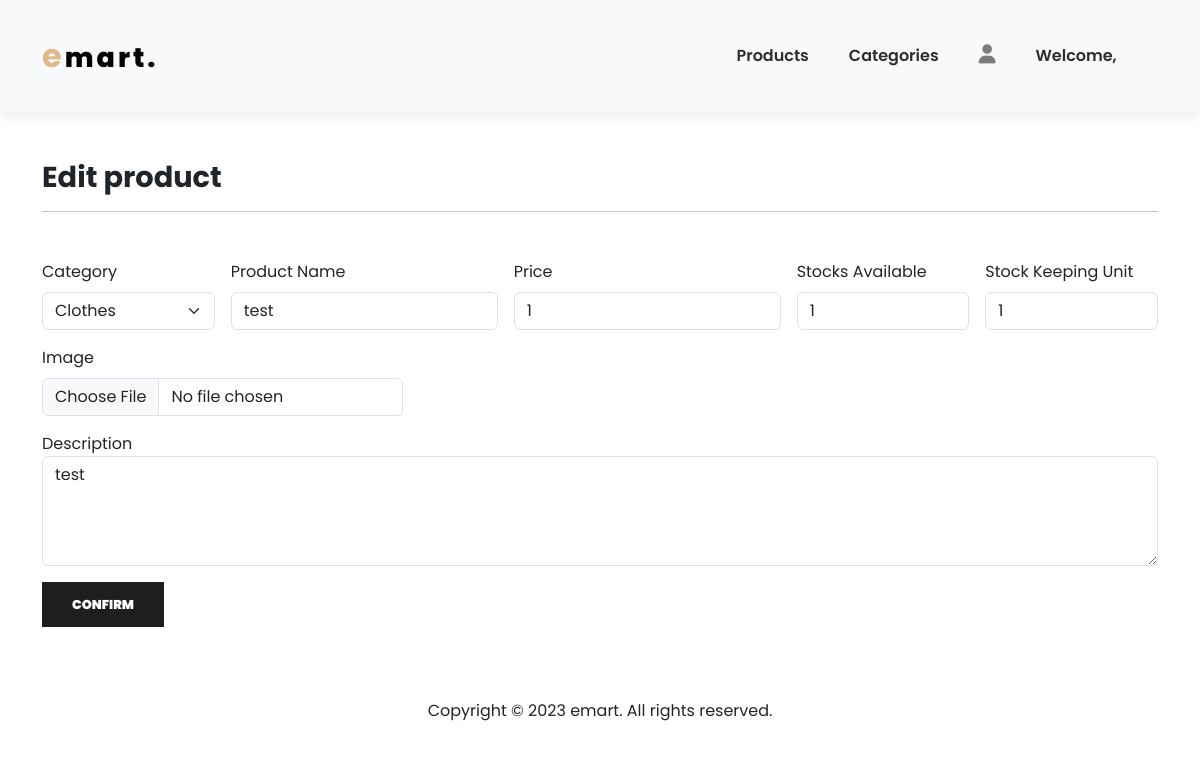
The app's page /admin/edit_product.php?product_id=10 with its own data.
### tables this page shows
CREATE TABLE `user` (
  `User_ID` varchar(50) NOT NULL,
  `password` varchar(12) NOT NULL,
  `First_Name` varchar(50) NOT NULL,
  `Middle_Name` varchar(50) NOT NULL,
  `Last_Name` varchar(50) NOT NULL,
  `Email` varchar(50) NOT NULL,
  `Phone_Number` bigint(12) NOT NULL,
  `Image` varchar(100) NOT NULL,
  `usertype` int(11) NOT NULL DEFAULT 0
);

CREATE TABLE `product` (
  `Product_ID` int(50) NOT NULL,
  `Category_ID` int(50) NOT NULL,
  `Name` varchar(50) NOT NULL,
  `Description` varchar(500) NOT NULL,
  `Image` varchar(100) NOT NULL,
  `Price` int(50) NOT NULL,
  `Stocks_Available` int(50) NOT NULL,
  `SKU` int(50) NOT NULL
);

### admin/edit_product.php (the view, shortened to what this page needs)
<?php
    include("../server/connection.php");
?>
<!DOCTYPE html>
<html lang="en">
  <head>
    <link
      href="https://cdn.jsdelivr.net/npm/bootstrap@5.3.2/dist/css/bootstrap.min.css"
      rel="stylesheet"
    />
    <link rel="stylesheet" href="../assets/css/admin.css" />
    <link
      rel="stylesheet"
      href="https://cdnjs.cloudflare.com/ajax/libs/font-awesome/6.4.2/css/all.min.css"
    />
  </head>
  <body>
    <nav class="navbar navbar-expand-lg navbar-light bg-light py-3 sticky-top">
      <div class="container">
        <div class="header_logo">
          <a href="#"><span>e</span>mart.</a>
        </div>
        <div
          class="collapse navbar-collapse nav-buttons"
          id="navbarSupportedContent"
        >
          <ul class="navbar-nav me-auto mb-2 mb-lg-0">
            <li class="nav-item">
              <a class="nav-link" href="admin.php">Products</a>
            </li>
            <li class="nav-item">
              <a class="nav-link" href="categories.php">Categories</a>
            </li>
            <li class="nav-item">
                <div class="dropdown">
                <i class="fa-solid fa-user dropdown"></i>
                </div>
           </li>
           <li class="nav-item">
           <?php
                $uname = $_SESSION['uname'];
                $sql="select * from user";
                $result = mysqli_query($connect, $sql);
                while($row=mysqli_fetch_array($result)){
                echo "<a href='#' class='nav-link'>Welcome, $uname </a>";
                break;
              }
          ?>
            </li>
          </ul>
        </div>
      </div>
    </nav>
    <section class="container my-5">
      <div class="my-5">
          <h2 class="font-weight-bold">Edit product</h2>
          <hr />
        </div>
      <form class="row g-3 align-items-center" method="post" enctype="multipart/form-data">
      <div class="col-md-2">
      <label class="form-label">Category</label>
          <select id="category" class="form-select" id="category" name="category" value="" required>
            <?php
                $sql = "SELECT * FROM category";
                $result = mysqli_query($connect, $sql);
                while($row=mysqli_fetch_array($result)){
                $id = $row["Category_ID"];
                $category = $row["Name"];
                ?>
                  <option value="<?php echo $id ?>"> <?php echo $category?></option>
              <?php } ?>
         </select>
        </div>
        <?php
             if(isset($_GET['product_id'])){
                $id = $_GET['product_id'];
                $sql = "SELECT * FROM product WHERE Product_ID = $id";
                $result = mysqli_query($connect, $sql);
                while($row = mysqli_fetch_array($result)){
                    $name = $row["Name"];
                    $price = $row["Price"];
                    $stocks = $row["Stocks_Available"];
                    $sku = $row["SKU"];
                    $desc = $row["Description"];
                ?>
        <div class="col-md-3">
          <label class="form-label">Product Name</label>
          <input type="text" class="form-control" id="name" name="pname" value="<?php echo $name ?>" required>
        </div>
        <div class="col-md-3">
          <label class="form-label">Price</label>
          <input type="number" class="form-control" id="price" name="price" value="<?php echo $price ?>" required>
        </div>
        <div class="col-md-2">
          <label class="form-label">Stocks Available</label>
          <input type="number" class="form-control" id="stocks" name="stocks" value="<?php echo $stocks ?>" required>
        </div>
        <div class="col-md-2">
          <label class="form-label">Stock Keeping Unit</label>
          <input type="number" class="form-control" id="sku" name="sku" value="<?php echo $sku ?>" required>
        </div>
        <div class="col-md-4">
          <label class="form-label">Image</label>
          <input class="form-control" type="file" id="img" name="img">
        </div>
        <div class="col-12">
          <label>Description</label>
          <textarea class="form-control" id="description" name="description" rows="4" required><?php echo $desc ?></textarea>
        </div>
        <div class="col-12">
          <button type="submit" name="btnAdd" >Confirm</button>
        </div>
      </form>
         <?php } ?>
      <?php } ?>
    </section>
      <section class="footer_bottom">
        <div class="footer_bottom text-center py-4">
          <p class="mb-0">Copyright &copy; 2023 emart. All rights reserved.</p>
        </div>
      </section>
  </body>
</html>

### assets/css/admin.css (style rules this page uses)
.nav-buttons { margin-left: 50%; }
* { margin: 0; padding: 0; box-sizing: border-box; }
a { text-decoration: none; }
body { font-family: 'Poppins', sans-serif; }
h2 { font-size: 1.8rem; font-weight: 650; }
button { font-weight: 900; font-size: 0.8rem; outline: none; border: none; background-color: #1e1e1e; color: white; padding: 13px 30px; text-transform: uppercase; cursor: pointer; transition: 0.5 ease; display: inline-flex; }
.header_logo { text-align: center; }
.header_logo a { display: inline-block; color: #000; font-size: 27px; font-weight: 800; text-decoration: none; letter-spacing: 3px; }
.header_logo a span { color: burlywood; font-size: 32px; font-weight: 700; }
.navbar { font-size: 16px; padding-top: 2rem !important; padding-bottom: 2rem !important; top: 0; left: 0; background-color: #fff; box-shadow: 0px 5px 10px rgb(91, 91, 91, 0.1); display: flex; }
.navbar-light .navbar-nav .nav-link { padding: 0 20px; color: #2e2e2e; transition: 0.4s ease; font-weight: 600; }
.navbar i { font-size: 1.2rem; padding: 0 20px; transition: 0.4s ease; cursor: pointer; color: #7c7c7c; }
.dropdown { position: relative; display: inline-block; }
.footer_bottom .footer_bottom { background-color: white; }

### records on screen
product: pname "test", price "1", stocks "1", sku "1", description "test"

### other values on screen
form field category "Clothes"
